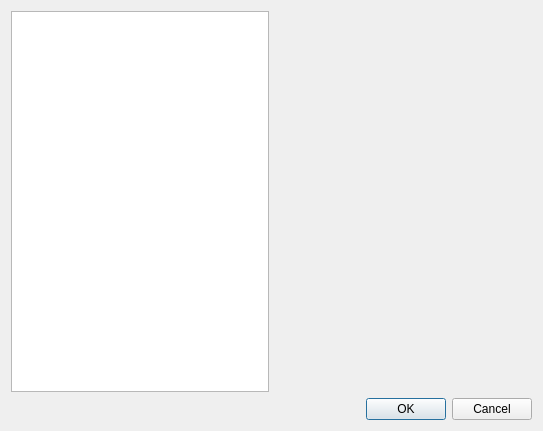
<ui version="4.0" >
 <class>DialogoConfig</class>
 <widget class="QDialog" name="DialogoConfig" >
  <property name="geometry" >
   <rect>
    <x>0</x>
    <y>0</y>
    <width>543</width>
    <height>431</height>
   </rect>
  </property>
  <property name="windowTitle" >
   <string>Dialog</string>
  </property>
  <layout class="QVBoxLayout" >
   <item>
    <layout class="QHBoxLayout" >
     <item>
      <widget class="QListWidget" name="listWidget" >
       <property name="maximumSize" >
        <size>
         <width>400</width>
         <height>16777215</height>
        </size>
       </property>
      </widget>
     </item>
     <item>
      <widget class="QStackedWidget" name="stackedWidget" >
       <widget class="QWidget" name="page" />
       <widget class="QWidget" name="page_2" />
      </widget>
     </item>
    </layout>
   </item>
   <item>
    <layout class="QHBoxLayout" >
     <item>
      <spacer>
       <property name="orientation" >
        <enum>Qt::Horizontal</enum>
       </property>
       <property name="sizeHint" >
        <size>
         <width>301</width>
         <height>20</height>
        </size>
       </property>
      </spacer>
     </item>
     <item>
      <widget class="QDialogButtonBox" name="buttonBox" >
       <property name="orientation" >
        <enum>Qt::Horizontal</enum>
       </property>
       <property name="standardButtons" >
        <set>QDialogButtonBox::Cancel|QDialogButtonBox::NoButton|QDialogButtonBox::Ok</set>
       </property>
      </widget>
     </item>
    </layout>
   </item>
  </layout>
 </widget>
 <resources/>
 <connections>
  <connection>
   <sender>buttonBox</sender>
   <signal>accepted()</signal>
   <receiver>DialogoConfig</receiver>
   <slot>accept()</slot>
   <hints>
    <hint type="sourcelabel" >
     <x>248</x>
     <y>254</y>
    </hint>
    <hint type="destinationlabel" >
     <x>157</x>
     <y>274</y>
    </hint>
   </hints>
  </connection>
  <connection>
   <sender>buttonBox</sender>
   <signal>rejected()</signal>
   <receiver>DialogoConfig</receiver>
   <slot>reject()</slot>
   <hints>
    <hint type="sourcelabel" >
     <x>316</x>
     <y>260</y>
    </hint>
    <hint type="destinationlabel" >
     <x>286</x>
     <y>274</y>
    </hint>
   </hints>
  </connection>
 </connections>
</ui>
